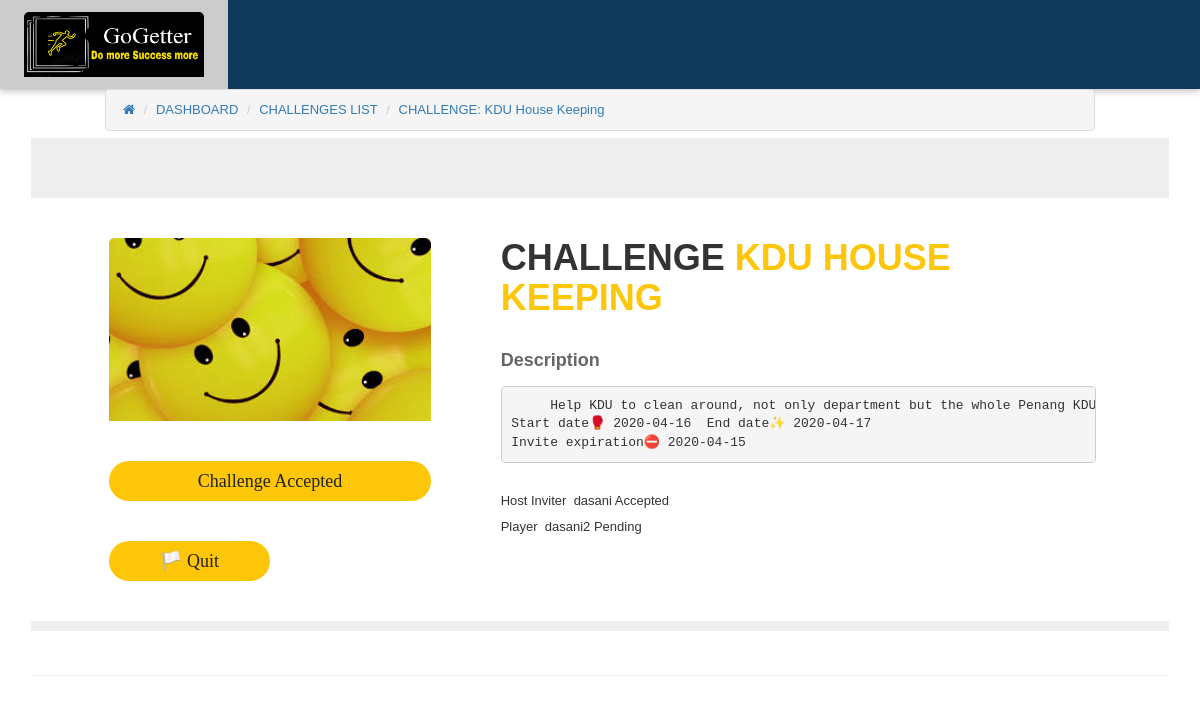
The page /challengeprofile.php?challengeprofile=66 (signed in) on the database its author committed.
### tables this page shows
CREATE TABLE `challenges` (
  `chall_id` int(255) NOT NULL,
  `chall_name` varchar(50) NOT NULL,
  `chall_desc` varchar(500) NOT NULL,
  `created_date` timestamp(6) NOT NULL DEFAULT CURRENT_TIMESTAMP(6) ON UPDATE CURRENT_TIMESTAMP(6),
  `chall_creator_fk` int(255) NOT NULL,
  `chall_invite2` int(255) NOT NULL,
  `chall_invite3` int(255) NOT NULL,
  `chall_invite4` int(255) NOT NULL,
  `chall_invite5` int(255) NOT NULL,
  `chall_accept1` varchar(1) NOT NULL DEFAULT 'A' COMMENT 'E Expired A Accepted Q Quit P Pending',
  `chall_accept2` varchar(1) NOT NULL DEFAULT 'P' COMMENT 'E Expired A Accepted Q Quit P Pending',
  `chall_accept3` varchar(1) NOT NULL DEFAULT 'P' COMMENT 'E Expired A Accepted Q Quit P Pending',
  `chall_accept4` varchar(1) NOT NULL DEFAULT 'P' COMMENT 'E Expired A Accepted Q Quit P Pending',
  `chall_accept5` varchar(1) NOT NULL DEFAULT 'P' COMMENT 'E Expired A Accepted Q Quit P Pending',
  `chall_start_day` date NOT NULL,
  `chall_invite_expire` date NOT NULL,
  `chall_due_date` date NOT NULL,
  `chall_check_interval` int(10) NOT NULL,
  `chall_picture` varchar(255) NOT NULL DEFAULT 'default.jpg',
  `chall_reward_points` int(11) NOT NULL,
  `reward_accepted` tinyint(1) NOT NULL,
  `winner_fk` int(11) NOT NULL
);

CREATE TABLE `user` (
  `user_id` int(255) NOT NULL,
  `username` varchar(255) NOT NULL,
  `uemail` varchar(60) NOT NULL,
  `upassword` varchar(255) NOT NULL,
  `upoints` int(255) NOT NULL,
  `uprof_pic` varchar(100) NOT NULL DEFAULT 'default.png' COMMENT 'profile picture',
  `bio_data` varchar(3000) NOT NULL,
  `verified_status` tinyint(1) NOT NULL DEFAULT '0',
  `verifying_hash` varchar(255) NOT NULL
);

### challengeprofile.php (the view, shortened to what this page needs)
<?php
 require_once("sessionchecker.php");
 $target_path   = 'uploads/';
 $today = date("Y-m-d");
 $showAbleRatinghtmlButton ="";
 function convertstatus($character){
    switch ($character) {
        case 'P':
            return "Pending";
            break;
        case 'A':
            return "Accepted";
            break;
    }
 }
 function finduser($conn, $usrid){
    $query =" SELECT `user_id`, `username` FROM `user` WHERE `user_id` =:id";
    $stmt = $conn->prepare($query);
    $stmt->bindParam(":id",$usrid, PDO::PARAM_STR);
    $stmt->execute();
    $results = $stmt->fetch(PDO::FETCH_ASSOC);
    return $results['username'];
 }
 function ifIdentical($s_id,  $player1, $player2, $player3, $player4, $player5){
    $belongshere =0;
    if ($s_id == $player1) {$belongshere =$belongshere+1;}
    return $belongshere;
}
function challengeUserStatus($numberIget, $ppl1, $ppl2, $ppl3, $ppl4, $ppl5 ){
    switch ($numberIget) {
        case 1:
            return $ppl1;
            break;
    }
}
if ( isset($_GET['challengeprofile']) )
{
    $stmt = $conn->prepare("SELECT * FROM `challenges` WHERE `chall_id` = :thatprofile ");
    $stmt->bindParam(":thatprofile",$_GET['challengeprofile'], PDO::PARAM_STR);
    $stmt->execute();
    $count = $stmt->rowCount();
    $challengeresults = $stmt->fetch(PDO::FETCH_ASSOC);
    $challengeID = $challengeresults['chall_id'];
    $challTitle = $challengeresults['chall_name'];
    $challDesc = $challengeresults['chall_desc'];
    $challPic = $challengeresults['chall_picture'];
    $challStart = $challengeresults['chall_start_day'];
    $challExp = $challengeresults['chall_invite_expire'];
    $challEnd = $challengeresults['chall_due_date'];
    $player1 = $challengeresults['chall_creator_fk'];
    $player2 = $challengeresults['chall_invite2'];
    $player3 = $challengeresults['chall_invite3'];
    $player4 = $challengeresults['chall_invite4'];
    $player5 = $challengeresults['chall_invite5'];
    $statusppl1 = convertstatus($challengeresults['chall_accept1']);
    $statusppl2 = convertstatus($challengeresults['chall_accept2']);
    $statusppl3 = convertstatus($challengeresults['chall_accept3']);
    $statusppl4 = convertstatus($challengeresults['chall_accept4']);
    $statusppl5 = convertstatus($challengeresults['chall_accept5']);
    $belongs = ifIdentical($_SESSION["identity"], $player1, $player2, $player3, $player4, $player5 );
    $mystatus = challengeUserStatus($belongs, $statusppl1, $statusppl2, $statusppl3, $statusppl4, $statusppl5 );
    $retrievename1 =  ($player1!="0") ? finduser($conn, $player1) : "";
    $_retrievename1 = ($retrievename1!="") ? '<li><a href="profile.php?profile='.$player1.'">Host Inviter &nbsp'.$retrievename1.'</a>  '.$statusppl1.' </li>' : "";
    $retrievename2 = ($player2!="0") ? finduser($conn, $player2) : "";
    $_retrievename2 = ($retrievename2!="") ? '<li><a href="profile.php?profile='.$player2.'">Player  &nbsp'.$retrievename2.'</a>  '.$statusppl2.' </li>' : "";
    $retrievename3 = ($player3!="0") ? finduser($conn, $player3) : "";
    $_retrievename3 = ($retrievename3!="") ? '<li><a href="profile.php?profile='.$player3.'">Player &nbsp'.$retrievename3.'</a>  '.$statusppl3.' </li>' : "";
    $retrievename4 = ($player4!="0") ? finduser($conn, $player4) : "";
    $_retrievename4 = ($retrievename4!="") ? '<li><a href="profile.php?profile='.$player4.'">Player &nbsp'.$retrievename4.'</a>  '.$statusppl4.' </li>' : "";
    $retrievename5 = ($player5!="0") ? finduser($conn, $player5) : "";
    $_retrievename5 = ($retrievename5!="") ? '<li><a href="profile.php?profile='.$player5.'">Player &nbsp'.$retrievename5.'</a>  '.$statusppl5.' </li>' : "";
    if ($count ==1 && $belongs>0 && $today < $challEnd ){
        $value = checkTodayHad_RatedNot($conn, $s_id, $challengeID);
        if ($challStart <= $today && $challEnd >= $today && $mystatus == "Accepted" ){
            if ($value=="1"){ $showAbleRatinghtmlButton =
                 "<a id='myDiv' class='download_btn' data-toggle='modal' data-target='#myModal' href='#'><span>Rating⭐</span></a>";
            }else{$showAbleRatinghtmlButton =
                    "<a id='myDiv' class='download_btn' href='#'><span>Rated Today 👍</span></a>";}
     }else{
        $showAbleRatinghtmlButton ="";
     }
    }
    if ($challPic =="" || !file_exists( $target_path."/".$challPic )){
        $challPic = $target_path."default.jpg";
    }else{
        $challPic = $target_path.$challPic ;
    }
  }
?>
<!DOCTYPE html>
<html lang="en">
<head>
</head>
<link href="css/userprofile.css" rel="stylesheet">
    </head>
    <body>
        <div style="margin-left: 105px; margin-right: 105px; margin-bottom: 5px;">
            <ul class="breadcrumb" style="margin: 0px !important">
                <li><a href="index.php"><i class="fa fa-home"></i></a></li>
                <li><a href="userdashboard.php">DASHBOARD</a></li>
                <li><a href="challengeshow.php">CHALLENGES LIST</a></li>
                <li><a href="#">CHALLENGE: <?php echo "$challTitle";?></a></li>
            </ul>
        </div>
        <div class="container main_container">
            <div class="content_inner_bg row m0">
                <section class="about_person_area pad" id="about">
                    <div class="row">
                        <div class="col-md-5">
                            <div class="person_img">
                                <img src=<?php echo $challPic;?> style="width:612px;height:400;" alt="">
                                <?php
                                $canrate = ""; $showQuitformButton = "";
                                if ($today >= $challEnd ){
                                    $showQuitformButton = "";
                                }else{ $showQuitformButton = "<a id='myDiv' style='width:50%' class='download_btn' data-toggle='modal' data-target='#myModal2' href='#'><span>🏳️ Quit</span></a>"; }
                                if ($count ==1) {
                                  if ($mystatus =='Pending'){
                                    $canrate = "<a id='myDiv' class='download_btn' href='challengehandler.php?acceptchallenge=".$_GET['challengeprofile']."&playerN=".$belongs."'><span>Accept Now</span></a>
                                    <a id='myDiv' class='download_btn' href='challengehandler.php?quitchallenge=".$_GET['challengeprofile']."&playerN=".$belongs."'><span>Decline</span></a>";
                                  }else if ($mystatus =='Quitted'){
                                    $canrate = "<a id='myDiv' class='download_btn' href='#'><span>You Quit🏳️</span></a>";
                                  }else if ($mystatus =='Expired'){
                                    $canrate = "<a id='myDiv' class='download_btn' href='#'><span>Expired🕗</span></a>";
                                  }else if ($mystatus =='Accepted'){
                                    if ($today > $challEnd){
                                        $canrate = "<a id='myDiv' class='download_btn' href='#'><span>Challenge End👋</span></a>";
                                      }else{
                                        $canrate = "<a id='myDiv' class='download_btn' href='#'><span>Challenge Accepted</span></a>".$showAbleRatinghtmlButton."
                                    ".$showQuitformButton;
                                      }
                                  }else {}
                                }
                                echo $canrate;
                                ?>
                            </div>
                        </div>
                        <div class="col-md-7">
                            <div class="row person_details">
                                <h3>Challenge <span><?php echo "$challTitle";?></span></h3><br>
                                <h4>Description</h4>
                                <p><pre>     <?php echo $challDesc.'<br>Start date🥊 '.$challStart.'&nbsp End date✨ '.$challEnd .'<br>Invite expiration⛔ '.$challExp;?>     </pre></p>
                                <div class="person_information">
                                    <ul>
                                         <?php echo $_retrievename1.$_retrievename2.$_retrievename3.$_retrievename4.$_retrievename5?>
                                    </ul>
                                </div>
                              </div>
                            </div>
                          </div>
                </section>
                      </div>
                <br>
              <hr>
                    </div>
                        <?php require_once("ratingform.php");?>
</body>
</html>

### css/userdash.css (style rules this page uses)
body { margin-top:20px; background-image: url("https://i.imgur.com/Ud7VzMm.jpg"); background-repeat: no-repeat; width:100%; height:100%; }

### css/topbar.css (style rules this page uses)
body { font-family: "Lato", sans-serif }

### css/w3_2.css (style rules this page uses)
html { box-sizing:border-box }
*,*:before,*:after { box-sizing:inherit }
html { -ms-text-size-adjust:100%;-webkit-text-size-adjust:100% }
body { margin:0 }
article,aside,details,figcaption,figure,footer,header,main,menu,nav,section,summary { display:block }
a { background-color:transparent;-webkit-text-decoration-skip:objects }
code,kbd,pre,samp { font-family:monospace,monospace;font-size:1em }
hr { box-sizing:content-box;height:0;overflow:visible }
html,body { font-family:Verdana,sans-serif;font-size:15px;line-height:1.5 }
html { overflow-x:hidden }
h3 { font-size:24px }
h4 { font-size:20px }
h1,h2,h3,h4,h5,h6 { font-family:"Segoe UI",Arial,sans-serif;font-weight:400;margin:10px 0 }
hr { border:0;border-top:1px solid #eee;margin:20px 0 }
.w3-btn,.w3-button { border:none;display:inline-block;padding:8px 16px;vertical-align:middle;overflow:hidden;text-decoration:none;color:inherit;background-color:inherit;text-align:center;cursor:pointer;white-space:nowrap }
.w3-btn,.w3-button { -webkit-touch-callout:none;-webkit-user-select:none;-khtml-user-select:none;-moz-user-select:none;-ms-user-select:none;user-select:none }
.w3-bar { width:100%;overflow:hidden }
.w3-bar .w3-bar-item { padding:8px 16px;float:left;width:auto;border:none;display:block;outline:0 }
.w3-bar .w3-button { white-space:normal }
.w3-container:after,.w3-container:before,.w3-panel:after,.w3-panel:before,.w3-row:after,.w3-row:before,.w3-row-padding:after,.w3-row-padding:before, .w3-cell-row:before,.w3-cell-row:after,.w3-clear:after,.w3-clear:before,.w3-bar:before,.w3-bar:after { content:"";display:table;clear:both }
.w3-card,.w3-card-2 { box-shadow:0 2px 5px 0 rgba(0,0,0,0.16),0 2px 10px 0 rgba(0,0,0,0.12) }
.w3-padding-large { padding:12px 24px!important }
.w3-blue,.w3-hover-blue:hover { color:#fff!important;background-color:#123a5d!important }
.breadcrumb { margin: 89px 0 0px 0 !important; padding: 8px 17px !important; border: 1px solid #ddd !important; }

### css/userprofile.css (style rules this page uses)
ul { list-style: none; margin: 0px; padding: 0px; }
a { text-decoration: none; }
.row.m0 { padding: 0px; margin: 0px; }
body { line-height: 24px; font-size: 13px; color: #333333; font-family: "Raleway", sans-serif; }
body .content_inner_bg { background: #efefef; }
body, p, h1, h2, h3, h4, h5, h6 { margin: 0px; padding: 0px; }
.pad { padding: 0px 68px; }
.about_person_area { background: #fff; margin-top: 60px; padding-top: 40px; padding-bottom: 40px; }
.about_person_area .person_img { max-width: 322px; }
.about_person_area .person_img img { max-width: 100%; }
.about_person_area .person_img .download_btn { margin-top: 40px; }
.about_person_area .person_details { margin-left: -30px; }
.about_person_area .person_details h3 { font-size: 36px; color: #333333; text-transform: uppercase; font-family: "Raleway", sans-serif; font-weight: bold; padding-bottom: 10px; }
.about_person_area .person_details h3 span { color: #fec608; }
.about_person_area .person_details h4 { font-size: 18px; font-family: "Raleway", sans-serif; font-weight: bold; color: #666666; padding-bottom: 15px; }
.about_person_area .person_details p { font-size: 13px; line-height: 24px; color: #333333; font-family: "Raleway", sans-serif; font-weight: 400; }
.about_person_area .person_details .person_information { padding: 15px 0px 25px 0px; }
.about_person_area .person_details .person_information ul { display: inline-block; }
.about_person_area .person_details .person_information ul li a { font-size: 13px; line-height: 26px; color: #333333; font-family: "Raleway", sans-serif; }
.download_btn { display: block; background: #fec608; text-align: center; line-height: 40px; border-radius: 20px; color: #222222; font-size: 18px; font-family: "Yellowtail", cursive; position: relative; overflow: hidden; }
.download_btn span { display: inline-block; width: 100%; -webkit-backface-visibility: hidden; backface-visibility: hidden; height: 100%; transition: all 400ms linear 0s; }
.download_btn:before { content: "\f004"; position: absolute; height: 100%; width: 100%; text-align: center; line-height: 40px; font-size: 18px; color: #222222; top: -100%; left: 0px; font-family: FontAwesome; transition: all 200ms ease-in; }

### css/ratingstar.css (style rules this page uses)
.row { margin: 0 -5px; }
.row:after { content: ""; display: table; clear: both; }
img { border-radius: 5px 5px 0 0; }
.container { padding: 2px 16px; }

### rows shown on the page
challenges: chall_name "KDU House Keeping", chall_name "KDU HOUSE KEEPING", chall_desc "Help KDU to clean around, not only department but the whole Penang KDU…", chall_start_day "2020-04-16", chall_due_date "2020-04-17", chall_invite_expire "2020-04-15", chall_accept1 "Accepted", chall_invite2.username "dasani2", chall_accept2 "Pending"
user: username "dasani"
